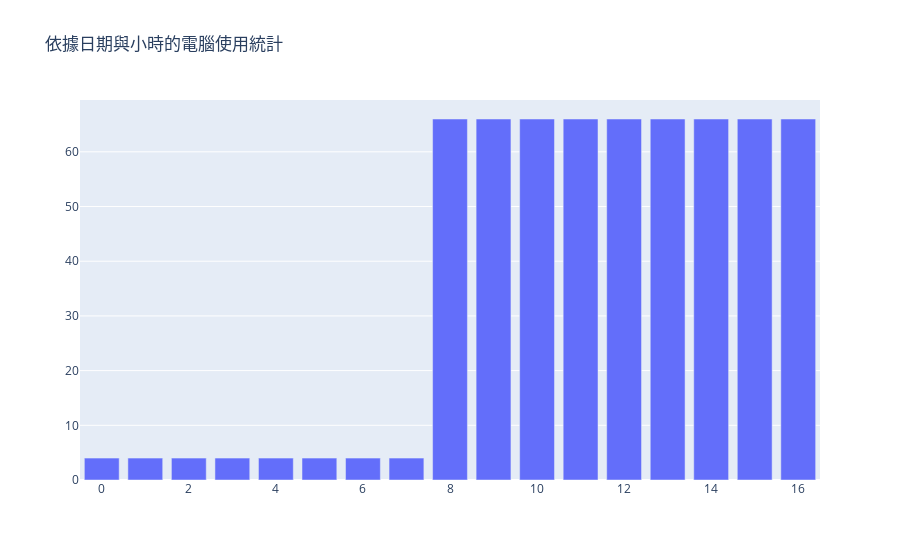

Source (notebook cell):
### Code cell
colors = ['lightslategray',] * 5
colors[1] = 'crimson'

fig = go.Figure(data=[go.Bar(
    x=dfPCUseHour["Hours"],
    y=dfPCUseHour["Counts"]
    #marker_color=colors # marker color can be a single color value or an iterable
)])
fig.update_layout(title_text='依據日期與小時的電腦使用統計')

### Figure 1 — Plotly figure (JSON) as saved in the notebook; plotly's stock layout.template omitted (floating-point values rounded to 4 significant figures)
{"data": [{"type": "bar", "x": [16, 15, 14, 13, 12, 11, 10, 9, 8, 7, 6, 5, 4, 3, 2, 1, 0], "y": [66, 66, 66, 66, 66, 66, 66, 66, 66, 4, 4, 4, 4, 4, 4, 4, 4]}], "layout": {"title": {"text": "依據日期與小時的電腦使用統計"}}}
